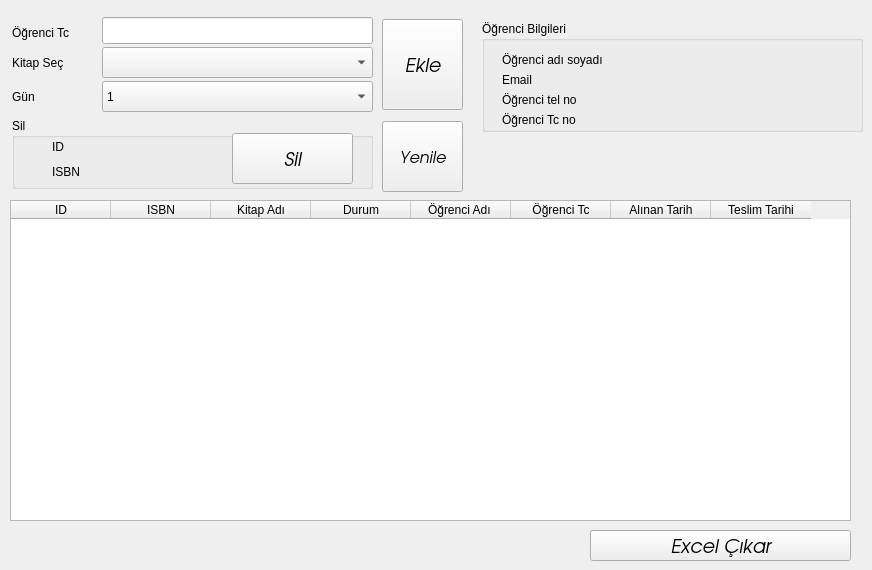
    <widget class="QWidget" name="tab_4">
     <attribute name="title">
      <string>Page</string>
     </attribute>
     <widget class="QTableWidget" name="tableWidget">
      <property name="enabled">
       <bool>true</bool>
      </property>
      <property name="geometry">
       <rect>
        <x>10</x>
        <y>200</y>
        <width>841</width>
        <height>321</height>
       </rect>
      </property>
      <column>
       <property name="text">
        <string>ID</string>
       </property>
      </column>
      <column>
       <property name="text">
        <string>ISBN</string>
       </property>
      </column>
      <column>
       <property name="text">
        <string>Kitap Adı</string>
       </property>
      </column>
      <column>
       <property name="text">
        <string>Durum</string>
       </property>
      </column>
      <column>
       <property name="text">
        <string>Öğrenci Adı </string>
       </property>
      </column>
      <column>
       <property name="text">
        <string>Öğrenci Tc</string>
       </property>
      </column>
      <column>
       <property name="text">
        <string>Alınan Tarih</string>
       </property>
      </column>
      <column>
       <property name="text">
        <string>Teslim Tarihi</string>
       </property>
      </column>
     </widget>
     <widget class="QPushButton" name="pushButton_6">
      <property name="geometry">
       <rect>
        <x>382</x>
        <y>19</y>
        <width>81</width>
        <height>91</height>
       </rect>
      </property>
      <property name="font">
       <font>
        <family>URW Gothic L</family>
        <pointsize>14</pointsize>
        <italic>true</italic>
       </font>
      </property>
      <property name="text">
       <string>Ekle</string>
      </property>
     </widget>
     <widget class="QComboBox" name="comboBox_3">
      <property name="geometry">
       <rect>
        <x>102</x>
        <y>47</y>
        <width>271</width>
        <height>31</height>
       </rect>
      </property>
      <property name="editable">
       <bool>false</bool>
      </property>
     </widget>
     <widget class="QLabel" name="label">
      <property name="geometry">
       <rect>
        <x>12</x>
        <y>47</y>
        <width>71</width>
        <height>31</height>
       </rect>
      </property>
      <property name="text">
       <string>Kitap Seç</string>
      </property>
     </widget>
     <widget class="QLabel" name="label_4">
      <property name="geometry">
       <rect>
        <x>12</x>
        <y>17</y>
        <width>101</width>
        <height>31</height>
       </rect>
      </property>
      <property name="text">
       <string>Öğrenci Tc </string>
      </property>
     </widget>
     <widget class="QLabel" name="label_3">
      <property name="geometry">
       <rect>
        <x>12</x>
        <y>81</y>
        <width>67</width>
        <height>31</height>
       </rect>
      </property>
      <property name="text">
       <string>Gün</string>
      </property>
     </widget>
     <widget class="QComboBox" name="comboBox_2">
      <property name="geometry">
       <rect>
        <x>102</x>
        <y>81</y>
        <width>271</width>
        <height>31</height>
       </rect>
      </property>
      <item>
       <property name="text">
        <string>1</string>
       </property>
      </item>
      <item>
       <property name="text">
        <string>2</string>
       </property>
      </item>
      <item>
       <property name="text">
        <string>3</string>
       </property>
      </item>
      <item>
       <property name="text">
        <string>4</string>
       </property>
      </item>
      <item>
       <property name="text">
        <string>5</string>
       </property>
      </item>
      <item>
       <property name="text">
        <string>6</string>
       </property>
      </item>
      <item>
       <property name="text">
        <string>7</string>
       </property>
      </item>
      <item>
       <property name="text">
        <string>8</string>
       </property>
      </item>
      <item>
       <property name="text">
        <string>9</string>
       </property>
      </item>
      <item>
       <property name="text">
        <string>10</string>
       </property>
      </item>
      <item>
       <property name="text">
        <string>11</string>
       </property>
      </item>
      <item>
       <property name="text">
        <string>12</string>
       </property>
      </item>
      <item>
       <property name="text">
        <string>13</string>
       </property>
      </item>
      <item>
       <property name="text">
        <string>14</string>
       </property>
      </item>
     </widget>
     <widget class="QGroupBox" name="groupBox_6">
      <property name="geometry">
       <rect>
        <x>482</x>
        <y>21</y>
        <width>381</width>
        <height>111</height>
       </rect>
      </property>
      <property name="title">
       <string>Öğrenci Bilgileri</string>
      </property>
      <widget class="QLabel" name="label_2">
       <property name="geometry">
        <rect>
         <x>20</x>
         <y>30</y>
         <width>131</width>
         <height>17</height>
        </rect>
       </property>
       <property name="text">
        <string>Öğrenci adı soyadı</string>
       </property>
      </widget>
      <widget class="QLabel" name="label_5">
       <property name="geometry">
        <rect>
         <x>20</x>
         <y>50</y>
         <width>67</width>
         <height>17</height>
        </rect>
       </property>
       <property name="text">
        <string>Email</string>
       </property>
      </widget>
      <widget class="QLabel" name="label_6">
       <property name="geometry">
        <rect>
         <x>20</x>
         <y>70</y>
         <width>131</width>
         <height>17</height>
        </rect>
       </property>
       <property name="text">
        <string>Öğrenci tel no</string>
       </property>
      </widget>
      <widget class="QLabel" name="label_7">
       <property name="geometry">
        <rect>
         <x>170</x>
         <y>30</y>
         <width>191</width>
         <height>17</height>
        </rect>
       </property>
       <property name="text">
        <string/>
       </property>
      </widget>
      <widget class="QLabel" name="label_23">
       <property name="geometry">
        <rect>
         <x>170</x>
         <y>50</y>
         <width>171</width>
         <height>17</height>
        </rect>
       </property>
       <property name="text">
        <string/>
       </property>
      </widget>
      <widget class="QLabel" name="label_24">
       <property name="geometry">
        <rect>
         <x>170</x>
         <y>70</y>
         <width>161</width>
         <height>17</height>
        </rect>
       </property>
       <property name="text">
        <string/>
       </property>
      </widget>
      <widget class="QLabel" name="label_27">
       <property name="geometry">
        <rect>
         <x>20</x>
         <y>90</y>
         <width>101</width>
         <height>17</height>
        </rect>
       </property>
       <property name="text">
        <string>Öğrenci Tc no</string>
       </property>
      </widget>
      <widget class="QLabel" name="label_28">
       <property name="geometry">
        <rect>
         <x>170</x>
         <y>90</y>
         <width>151</width>
         <height>17</height>
        </rect>
       </property>
       <property name="text">
        <string/>
       </property>
      </widget>
     </widget>
     <widget class="QLineEdit" name="lineEdit_2">
      <property name="geometry">
       <rect>
        <x>102</x>
        <y>17</y>
        <width>271</width>
        <height>27</height>
       </rect>
      </property>
      <property name="focusPolicy">
       <enum>Qt::StrongFocus</enum>
      </property>
      <property name="inputMask">
       <string/>
      </property>
      <property name="text">
       <string/>
      </property>
      <property name="maxLength">
       <number>11</number>
      </property>
      <property name="frame">
       <bool>true</bool>
      </property>
      <property name="cursorPosition">
       <number>0</number>
      </property>
      <property name="placeholderText">
       <string/>
      </property>
     </widget>
     <widget class="QPushButton" name="pushButton_11">
      <property name="geometry">
       <rect>
        <x>382</x>
        <y>121</y>
        <width>81</width>
        <height>71</height>
       </rect>
      </property>
      <property name="font">
       <font>
        <family>URW Gothic L</family>
        <pointsize>12</pointsize>
        <italic>true</italic>
       </font>
      </property>
      <property name="text">
       <string>Yenile</string>
      </property>
      <property name="icon">
       <iconset>
        <normaloff>:/icon/icon.png</normaloff>:/icon/icon.png</iconset>
      </property>
      <property name="iconSize">
       <size>
        <width>18</width>
        <height>18</height>
       </size>
      </property>
     </widget>
     <widget class="QLabel" name="label_29">
      <property name="geometry">
       <rect>
        <x>502</x>
        <y>150</y>
        <width>211</width>
        <height>31</height>
       </rect>
      </property>
      <property name="text">
       <string/>
      </property>
     </widget>
     <widget class="QGroupBox" name="groupBox_7">
      <property name="geometry">
       <rect>
        <x>12</x>
        <y>118</y>
        <width>361</width>
        <height>71</height>
       </rect>
      </property>
      <property name="title">
       <string>Sil</string>
      </property>
      <widget class="QLabel" name="label_40">
       <property name="geometry">
        <rect>
         <x>40</x>
         <y>13</y>
         <width>31</width>
         <height>31</height>
        </rect>
       </property>
       <property name="text">
        <string>ID</string>
       </property>
      </widget>
      <widget class="QLabel" name="label_41">
       <property name="geometry">
        <rect>
         <x>90</x>
         <y>13</y>
         <width>31</width>
         <height>31</height>
        </rect>
       </property>
       <property name="text">
        <string/>
       </property>
      </widget>
      <widget class="QLabel" name="label_39">
       <property name="geometry">
        <rect>
         <x>86</x>
         <y>36</y>
         <width>111</width>
         <height>31</height>
        </rect>
       </property>
       <property name="text">
        <string/>
       </property>
      </widget>
      <widget class="QLabel" name="label_42">
       <property name="geometry">
        <rect>
         <x>40</x>
         <y>43</y>
         <width>41</width>
         <height>21</height>
        </rect>
       </property>
       <property name="text">
        <string>ISBN</string>
       </property>
      </widget>
      <widget class="QPushButton" name="pushButton_7">
       <property name="geometry">
        <rect>
         <x>220</x>
         <y>15</y>
         <width>121</width>
         <height>51</height>
        </rect>
       </property>
       <property name="font">
        <font>
         <family>URW Gothic L</family>
         <pointsize>14</pointsize>
         <italic>true</italic>
        </font>
       </property>
       <property name="contextMenuPolicy">
        <enum>Qt::DefaultContextMenu</enum>
       </property>
       <property name="text">
        <string>Sil</string>
       </property>
      </widget>
     </widget>
     <widget class="QPushButton" name="pushButton_12">
      <property name="geometry">
       <rect>
        <x>590</x>
        <y>530</y>
        <width>261</width>
        <height>31</height>
       </rect>
      </property>
      <property name="font">
       <font>
        <family>URW Gothic L</family>
        <pointsize>14</pointsize>
        <italic>true</italic>
       </font>
      </property>
      <property name="contextMenuPolicy">
       <enum>Qt::DefaultContextMenu</enum>
      </property>
      <property name="text">
       <string>Excel Çıkar</string>
      </property>
     </widget>
    </widget>
